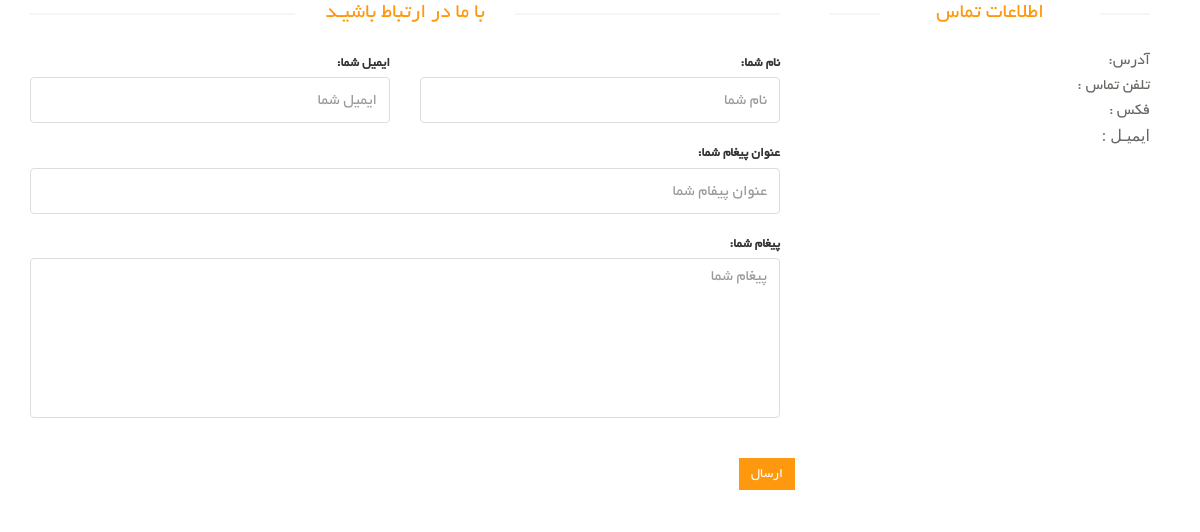
The page /contact-us/ on the database as committed earlier.
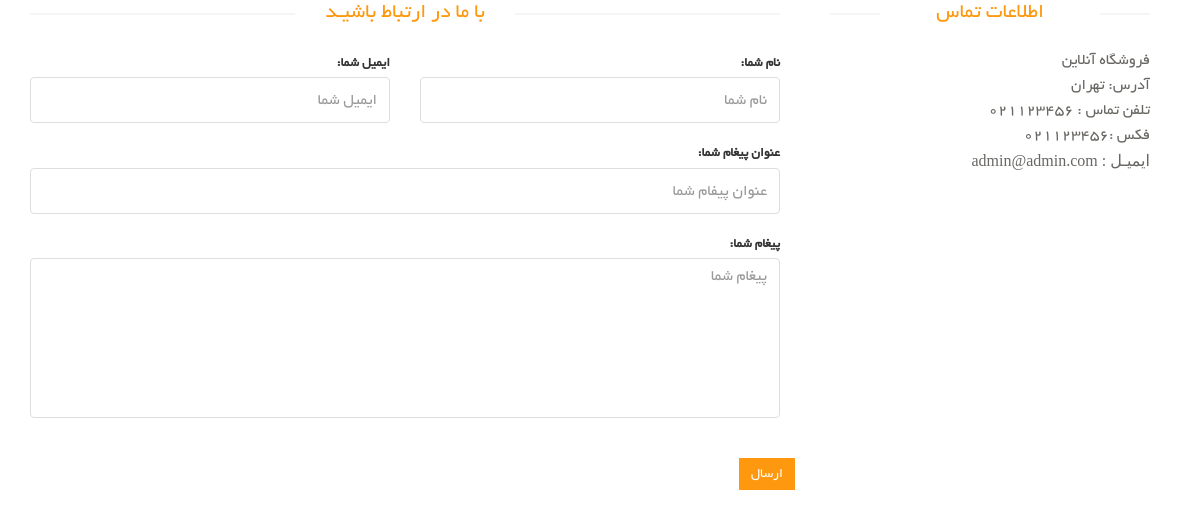
The same page on the database as committed later.
### site_settings_module/models.py (models this page shows, shortened)
class SiteSettings(models.Model):
    is_main_setting = models.BooleanField(verbose_name="تنظیمات اصلی")
    site_name = models.CharField(max_length=250, verbose_name="نام سایت")
    address = models.CharField(max_length=250, verbose_name="آدرس")
    phone = models.CharField(max_length=250, null=True, verbose_name="شماره تلفن")
    fax = models.CharField(max_length=250, null=True, verbose_name="فکس")
    email = models.CharField(max_length=250, null=True, verbose_name="ایمیل")
    copy_right_text = models.TextField(verbose_name="متن کپی رایت")
    site_logo = models.ImageField(upload_to="images/site_settings/", verbose_name="لوگو سایت")
    site_url = models.CharField(max_length=250, verbose_name="دامنه سایت")
    about_us = models.TextField(verbose_name="درباره ما")
    git_hub_url = models.URLField(verbose_name="آدرس گیت هاب", max_length=250, null=True)
    class Meta:
        verbose_name = "تنظیمات سایت"
        verbose_name_plural = "تنظیمات"

### contact_us/views.py (the view)
# urls.py: path('', views.ContactUsView.as_view(), name="contact-us-page"),
class ContactUsView(CreateView):
    form_class = ContactUsModelForm
    template_name = "contact_us/contact_us_page.html"
    success_url = "/"
    def get_context_data(self, **kwargs):
        context = super().get_context_data(**kwargs)
        context["settings"]: SiteSettings = SiteSettings.objects.filter(is_main_setting=True).first()
        return context

### contact_us/templates/contact_us/contact_us_page.html (shortened to what this page needs)
{% extends 'shared/layout.html' %}
{% block content %}
<div id="contact-page" class="container">
    	<div class="bg">
    		<div class="row">
	    		<div class="col-sm-8">
	    			<div class="contact-form">
	    				<h2 class="title text-center">با ما در ارتباط باشیـد</h2>
				    	<form id="main-contact-form" class="contact-form row" action="{% url 'contact-us-page' %}"
                              method="post">
                            <div class="col-md-6 form-group {% if form.email.errors %} text-danger {% endif %}">
                                {{ form.email.label_tag }}
                                {{ form.email }}
                            </div>
                            <div class="col-md-6 form-group {% if form.full_name.errors %} text-danger {% endif %}">
                                {{ form.full_name.label_tag }}
                                {{ form.full_name }}
                            </div>
                            <div class="col-md-12 form-group {% if form.title.errors %} text-danger {% endif %}">
                                {{ form.title.label_tag }}
                                {{ form.title }}
                            </div>
                            <div class="form-group col-md-12 {% if form.message.errors %} text-danger {% endif %}">
                                {{ form.message.label_tag }}
                                {{ form.message }}
                            </div>
                                <button type="submit" class="btn btn-primary pull-right">ارسال</button>
				        </form>
	    			</div>
	    		</div>
	    		<div class="col-sm-4">
	    			<div class="contact-info">
	    				<h2 class="title text-center">اطلاعات تماس</h2>
	    				<address>
                            <p>{{ settings.site_name }}</p>
							<p>آدرس: {{ settings.address }}</p>
							<p>تلفن تماس : {{ settings.phone }}</p>
							<p>فکس :{{ settings.fax }}</p>
							<p style="font-family: tahoma,serif;">ایمیـل : {{ settings.email }}</p>
	    				</address>
	    			</div>
    			</div>
	    	</div>
    	</div>
    </div>
{% endblock %}

Rows that differ between the two databases and show on the page:
added SiteSettings: site_name "فروشگاه آنلاین", address "تهران", phone "021123456", fax "021123456", email "admin@admin.com"
